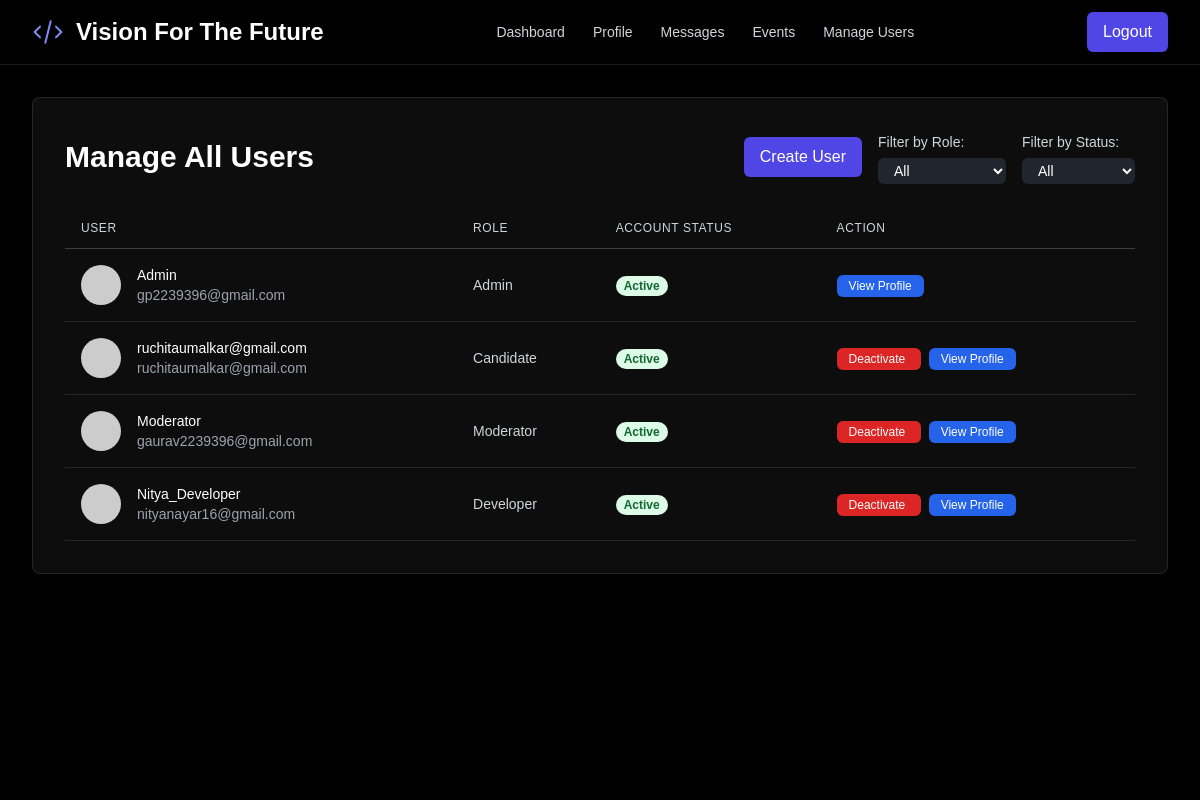
The app's page /manage_users (signed in) with its own data.
### models.py (models this page shows)
class User(UserMixin, db.Model):
    id = db.Column(db.Integer, primary_key=True)
    username = db.Column(db.String(100), unique=True, nullable=False)
    email = db.Column(db.String(120), unique=True, nullable=False)
    password_hash = db.Column(db.String(128), nullable=False)
    role = db.Column(db.String(20), nullable=False, default='candidate')
    is_approved = db.Column(db.Boolean, default=False, nullable=False)
    avatar_url = db.Column(db.String(200), nullable=False, default='https://api.dicebear.com/8.x/initials/svg?seed=User')
    problem_statement_id = db.Column(db.Integer, db.ForeignKey('problem_statement.id'), nullable=True)
    test_start_time = db.Column(db.DateTime, nullable=True)
    test_end_time = db.Column(db.DateTime, nullable=True)
    is_active = db.Column(db.Boolean, default=True, nullable=False)
    reminder_sent = db.Column(db.Boolean, default=False, nullable=False)
    test_completed = db.Column(db.Boolean, default=False, nullable=False)
    moderator_id = db.Column(db.Integer, db.ForeignKey('user.id'), nullable=True)
    mobile_number = db.Column(db.String(20), nullable=True)
    primary_skill = db.Column(db.String(100), nullable=True)
    primary_skill_experience = db.Column(db.String(50), nullable=True)
    secondary_skill = db.Column(db.String(100), nullable=True)
    secondary_skill_experience = db.Column(db.String(50), nullable=True)
    resume_filename = db.Column(db.String(200), nullable=True)
    secret_question = db.Column(db.String(255), nullable=True)
    secret_answer_hash = db.Column(db.String(128), nullable=True)
    meeting_link = db.Column(db.String(255), nullable=True)
    allowed_contacts = db.relationship('User', secondary=candidate_contacts,
                                       primaryjoin=(candidate_contacts.c.candidate_id == id),
                                       secondaryjoin=(candidate_contacts.c.developer_id == id),
                                       backref=db.backref('contact_for', lazy='dynamic'), lazy='dynamic')
    created_problems = db.relationship('ProblemStatement', foreign_keys=[ProblemStatement.created_by_id], backref='creator', lazy=True)
    sent_messages = db.relationship('Message', foreign_keys='Message.sender_id', backref='sender', lazy=True)
    received_messages = db.relationship('Message', foreign_keys='Message.recipient_id', backref='recipient', lazy=True)
    activity_updates = db.relationship('ActivityUpdate', backref='author', lazy=True)
    sent_snippets = db.relationship('CodeSnippet', foreign_keys='CodeSnippet.sender_id', backref='snippet_sender', lazy=True)
    received_snippets = db.relationship('CodeSnippet', foreign_keys='CodeSnippet.recipient_id', backref='snippet_recipient', lazy=True)
    applications = db.relationship('JobApplication', backref='candidate', lazy=True)
    test_submissions = db.relationship('CodeTestSubmission', foreign_keys='CodeTestSubmission.candidate_id', backref='candidate_submitter', lazy=True)
    received_tests = db.relationship('CodeTestSubmission', foreign_keys='CodeTestSubmission.recipient_id', backref='test_recipient', lazy=True)
    feedback_given = db.relationship('Feedback', foreign_keys='Feedback.moderator_id', backref='moderator', lazy=True)
    feedback_received = db.relationship('Feedback', foreign_keys='Feedback.candidate_id', backref='candidate', lazy=True)

### app.py (the view)
@app.route('/manage_users')
@login_required
@role_required('admin')
def manage_users():
    users = User.query.order_by(User.id).all()
    return render_template('manage_users.html', users=users)

### app.py (called while the page is built)
@app.before_request
def before_request():
    session.permanent = True
    app.permanent_session_lifetime = timedelta(minutes=5)
    session.modified = True

@login_manager.user_loader
def load_user(user_id):
    return User.query.get(int(user_id))

def role_required(roles):
    if not isinstance(roles, list):
        roles = [roles]
    def wrapper(fn):
        @wraps(fn)
        def decorated_view(*args, **kwargs):
            if not current_user.is_authenticated or current_user.role not in roles:
                flash('You do not have permission to access this page.', 'danger')
                return redirect(url_for('dashboard'))
            return fn(*args, **kwargs)
        return decorated_view
    return wrapper

@app.context_processor
def inject_messages():
    if hasattr(current_user, 'is_authenticated') and current_user.is_authenticated:
        messages = Message.query.filter(
            (Message.sender_id == current_user.id) | (Message.recipient_id == current_user.id)
        ).order_by(Message.timestamp.desc()).all()
        return dict(messages=messages)
    return dict(messages=[])

### templates/manage_users.html (shortened to what this page needs)
{% extends "layout.html" %}
{% block content %}
<div class="bg-white/5 dark:bg-gray-800/20 rounded-lg shadow-xl p-4 md:p-8 animate-dynamic backdrop-blur-sm border border-white/10">
    <div class="md:flex md:items-center md:justify-between mb-6">
        <h1 class="text-3xl font-bold text-white">Manage All Users</h1>
        <div class="flex items-center space-x-4 mt-4 md:mt-0">
            <button id="createUserBtn" class="px-4 py-2 rounded-md text-white bg-indigo-600 hover:bg-indigo-700">Create User</button>
            <div>
                <label for="filter-role" class="text-sm font-medium text-gray-300">Filter by Role:</label>
                <select id="filter-role" class="mt-1 block w-full pl-3 pr-8 py-1 text-base border-gray-600 focus:outline-none focus:ring-indigo-500 focus:border-indigo-500 sm:text-sm rounded-md bg-gray-700/50 text-white">
                    <option value="all">All</option>
                </select>
            </div>
            <div>
                <label for="filter-status" class="text-sm font-medium text-gray-300">Filter by Status:</label>
                <select id="filter-status" class="mt-1 block w-full pl-3 pr-8 py-1 text-base border-gray-600 focus:outline-none focus:ring-indigo-500 focus:border-indigo-500 sm:text-sm rounded-md bg-gray-700/50 text-white">
                    <option value="all">All</option>
                </select>
            </div>
        </div>
    </div>
    <div class="overflow-x-auto">
        <table class="min-w-full">
            <thead class="border-b border-white/20">
                <tr>
                    <th class="py-3 px-4 text-left text-xs font-medium text-gray-300 uppercase tracking-wider">User</th>
                    <th class="py-3 px-4 text-left text-xs font-medium text-gray-300 uppercase tracking-wider">Role</th>
                    <th class="py-3 px-4 text-left text-xs font-medium text-gray-300 uppercase tracking-wider">Account Status</th>
                    <th class="py-3 px-4 text-left text-xs font-medium text-gray-300 uppercase tracking-wider">Action</th>
                </tr>
            </thead>
            <tbody id="user-table-body">
                {% for user in users %}
                <tr class="border-b border-white/10 user-row" data-role="{{ user.role }}" data-status="{% if user.is_active %}active{% else %}inactive{% endif %}">
                    <td class="py-4 px-4 whitespace-nowrap">
                        <div class="flex items-center">
                            <img src="{{ user.avatar_url }}" alt="Avatar" class="w-10 h-10 rounded-full">
                            <div class="ml-4">
                                <div class="text-sm font-medium text-white">{{ user.username }}</div>
                                <div class="text-sm text-gray-400">{{ user.email }}</div>
                            </div>
                        </div>
                    </td>
                    <td class="py-4 px-4 whitespace-nowrap text-sm text-gray-300">{{ user.role.title() }}</td>
                    <td class="py-4 px-4 whitespace-nowrap">
                        {% if user.is_active %}
                            <span class="px-2 inline-flex text-xs leading-5 font-semibold rounded-full bg-green-100 text-green-800">Active</span>
                        {% else %}
                            <span class="px-2 inline-flex text-xs leading-5 font-semibold rounded-full bg-red-100 text-red-800">Inactive</span>
                        {% endif %}
                    </td>
                    <td class="py-4 px-4 whitespace-nowrap text-sm font-medium space-x-2">
                        {% if user.id != current_user.id %}
                            <a href="{{ url_for('toggle_user_status', user_id=user.id) }}" class="px-3 py-1 rounded-md text-white text-xs {% if user.is_active %}bg-red-600 hover:bg-red-700{% else %}bg-green-600 hover:bg-green-700{% endif %}">
                                {% if user.is_active %}Deactivate{% else %}Activate{% endif %}
                            </a>
                        {% endif %}
                        <a href="{{ url_for('view_profile', user_id=user.id) }}" class="px-3 py-1 rounded-md text-white text-xs bg-blue-600 hover:bg-blue-700">
                            View Profile
                        </a>
                    </td>
                </tr>
                {% endfor %}
            </tbody>
        </table>
    </div>
</div>
{% endblock %}

### templates/layout.html (shortened to what this page needs)
<!DOCTYPE html>
<html lang="en">
<head>
    <script src="https://cdn.tailwindcss.com"></script>
    <link rel="stylesheet" href="https://cdnjs.cloudflare.com/ajax/libs/animate.css/4.1.1/animate.min.css"/>
    <link rel="stylesheet" href="https://cdnjs.cloudflare.com/ajax/libs/font-awesome/5.15.4/css/all.min.css">
    <link rel="stylesheet" href="https://cdnjs.cloudflare.com/ajax/libs/prism/1.29.0/themes/prism-tomorrow.min.css">
    <link rel="stylesheet" href="{{ url_for('static', filename='css/style.css') }}">
</head>
<body class="bg-black">
    <canvas id="bg-canvas" class="fixed top-0 left-0 w-full h-full z-[-1]"></canvas>
    <nav class="bg-black/30 shadow-md sticky top-0 z-40 backdrop-blur-sm border-b border-white/10">
        <div class="max-w-7xl mx-auto px-4 sm:px-6 lg:px-8">
            <div class="flex items-center justify-between h-16">
                <a class="flex items-center cursor-pointer" href="{{ url_for('home') }}">
                    <svg xmlns="http://www.w3.org/2000/svg" fill="none" viewBox="0 0 24 24" stroke-width="1.5" stroke="currentColor" class="w-8 h-8 text-indigo-400"><path stroke-linecap="round" stroke-linejoin="round" d="M10 20l4-16m4 4l4 4-4 4M6 16l-4-4 4-4" /></svg>
                    <h1 class="ml-3 text-2xl font-bold text-white">Vision For The Future</h1>
                </a>
                <div class="hidden md:flex items-center space-x-1">
                    {% if current_user.is_authenticated %}
                        <a href="{{ url_for('dashboard') }}" class="px-3 py-2 rounded-md text-sm font-medium text-gray-300 hover:text-indigo-400">Dashboard</a>
                        <a href="{{ url_for('profile') }}" class="px-3 py-2 rounded-md text-sm font-medium text-gray-300 hover:text-indigo-400">Profile</a>
                        <a href="{{ url_for('messages') }}" class="px-3 py-2 rounded-md text-sm font-medium text-gray-300 hover:text-indigo-400">Messages</a>
                        {% if current_user.role in ['admin', 'developer', 'moderator'] %}
                            <a href="{{ url_for('events') }}" class="px-3 py-2 rounded-md text-sm font-medium text-gray-300 hover:text-indigo-400">Events</a>
                        {% endif %}
                        {% if current_user.role == 'admin' %}
                            <a href="{{ url_for('manage_users') }}" class="px-3 py-2 rounded-md text-sm font-medium text-gray-300 hover:text-indigo-400">Manage Users</a>
                        {% endif %}
                    {% endif %}
                </div>
                <div class="hidden md:flex items-center">
                    {% if current_user.is_authenticated %}
                        <a href="{{ url_for('logout') }}" class="flex items-center bg-indigo-600 text-white px-4 py-2 rounded-md hover:bg-indigo-700 transition-transform duration-200 hover:scale-105">Logout</a>
                    {% else %}
                        <a href="{{ url_for('login_register') }}" class="bg-indigo-600 text-white px-5 py-2 rounded-md hover:bg-indigo-700 transition-all duration-300 hover:shadow-lg hover:shadow-indigo-500/50 transform hover:scale-105">Login / Register</a>
                    {% endif %}
                </div>
            </div>
        </div>
    </nav>
    <main class="p-4 sm:p-6 lg:p-8 relative z-10">
        <div class="max-w-7xl mx-auto">
            {% block content %}{% endblock %}
        </div>
    </main>
</body>
</html>

### static/css/style.css (style rules this page uses)
body { font-family: sans-serif; overflow-x: hidden; }

### records on screen
User: username "Admin", email "gp2239396@gmail.com", role "Admin", is_active "Active"
User: username "ruchitaumalkar@gmail.com", email "ruchitaumalkar@gmail.com", role "Candidate", is_active "Active"
User: username "Moderator", email "gaurav2239396@gmail.com", role "Moderator", is_active "Active"
User: username "Nitya_Developer", email "nityanayar16@gmail.com", role "Developer", is_active "Active"
